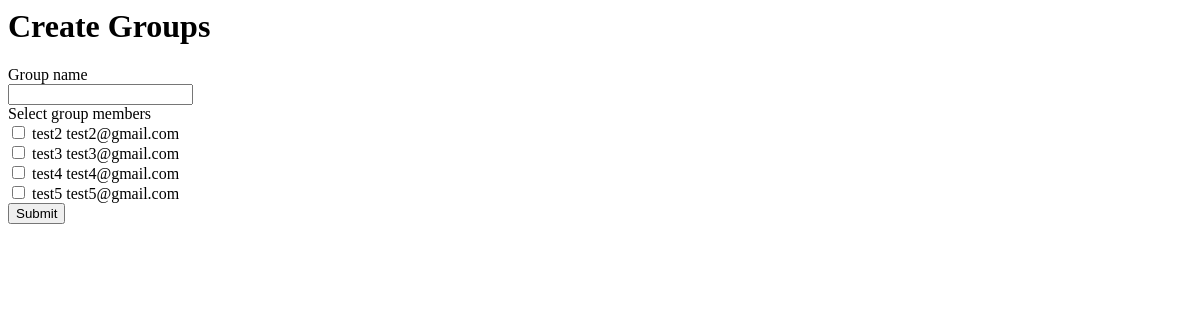
The page /groups/create_groups (signed in) on the database as committed earlier.
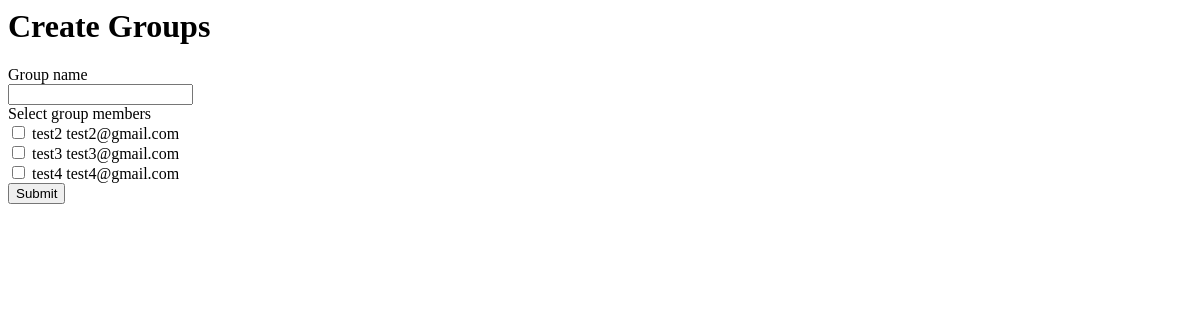
The same page on the database as committed later.
### Authentications/models.py (models this page shows)
class User(AbstractBaseUser):
    username = models.CharField(max_length=50, blank=True)
    email = models.EmailField(unique=True)
    friends = models.ManyToManyField('self', symmetrical=True, blank=True)
    objects = CustomUserManager()
    USERNAME_FIELD = 'email'

### Groups/views.py (the view, shortened to what this page needs)
# urls.py: path('create_groups', views.create_groups, name='create_groups'),
def create_groups(request):
    context = {}
    friends = request.user.friends.all()
    context['friends'] = friends
    return render(request, 'create_groups.html', context)

### Groups/templates/create_groups.html (shortened to what this page needs)
{% if request.resolver_match.url_name == "edit_group" %}
<h1>Edit Groups</h1>
{% else %}
<h1>Create Groups</h1>
{% endif %}
<form method='post' {% if request.resolver_match.url_name == "edit_group" %}action='{% url 'edit_group' group.id %}'{% else %}action='{% url 'create_groups' %}'{% endif %}>
    <label>Group name</label>
    <br/>
    <input type='text' name='group_name' {% if request.resolver_match.url_name == "edit_group" %} value={{group.group_name}} {% endif %}/>
    <br/>
    <label>Select group members</label>
    <br/>
    {% for friend in friends %}
    <input type='checkbox' name='friends' value='{{friend.id}}' />
    <label>{{friend.username}}</label>
    <label>{{friend.email}}</label>
    <br/>
    {% empty %}
    <h1>You have no friends to invite</h1>
    {% endfor %}
    <input type='submit' />
</form>

Rows that differ between the two databases and show on the page:
removed User: username "test5", email "test5@gmail.com"
